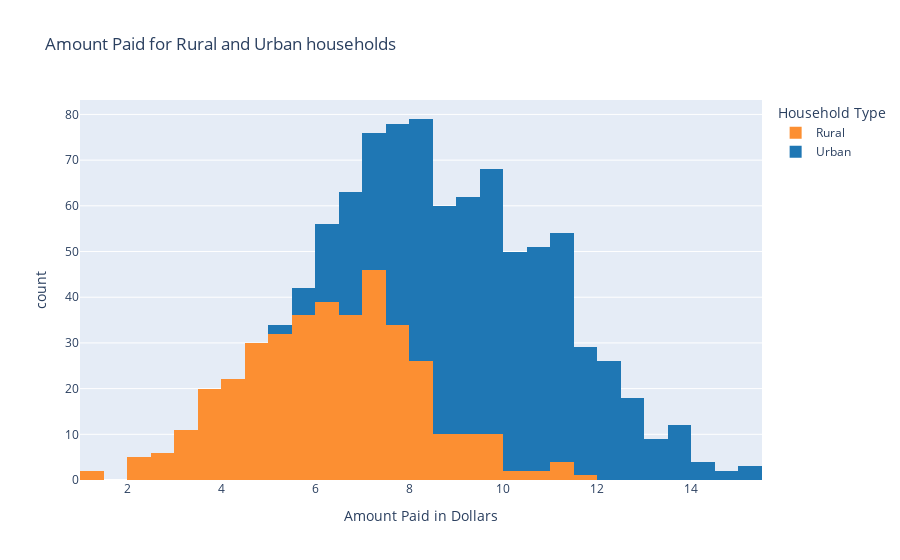

Here is the notebook cell this chart was saved with:
### Markdown cell above
We see that in the 384 Rural data points, the mean is lower than then 588 data points of Urban by $3.35. The mean Rural amount paid is oly 65% of the mean Urban amount. The minimum value is seen in a Rural hosuehold and it is $4.02 lesser than Urban. Urban household also has the max bill amount which is greater than the maximum paid in rural by around $3.53. Each of the Rural quartiles are also only 60% of the Urban. 

The data clearly shows that Urban households pay higher electricity bills than rural households. This is also seen visually in the chart below.

### Code cell
fig = px.histogram(
    electricity.sort_values(["household_type"]), 
    x="amount_paid_dollar", 
    color="household_type", 
    title="Amount Paid for Rural and Urban households",
    labels={"amount_paid_dollar": "Amount Paid in Dollars", "household_type": "Household Type"},
    color_discrete_sequence=soft_colors)

fig.show()

### Figure 1 — Plotly figure (JSON) as saved in the notebook; plotly's stock layout.template omitted (floating-point values rounded to 4 significant figures; data arrays with more than 128 entries replaced by an {"elided": "..."} marker saying what was removed)
{"data": [{"alignmentgroup": "True", "bingroup": "x", "hovertemplate": "Household Type=Rural<br>Amount Paid in Dollars=%{x}<br>count=%{y}<extra></extra>", "legendgroup": "Rural", "marker": {"color": "#FC8F32", "pattern": {"shape": ""}}, "name": "Rural", "offsetgroup": "Rural", "orientation": "v", "showlegend": true, "type": "histogram", "x": {"elided": "384 float values"}, "xaxis": "x", "yaxis": "y"}, {"alignmentgroup": "True", "bingroup": "x", "hovertemplate": "Household Type=Urban<br>Amount Paid in Dollars=%{x}<br>count=%{y}<extra></extra>", "legendgroup": "Urban", "marker": {"color": "#1f77b4", "pattern": {"shape": ""}}, "name": "Urban", "offsetgroup": "Urban", "orientation": "v", "showlegend": true, "type": "histogram", "x": {"elided": "588 float values"}, "xaxis": "x", "yaxis": "y"}], "layout": {"barmode": "relative", "legend": {"title": {"text": "Household Type"}, "tracegroupgap": 0}, "title": {"text": "Amount Paid for Rural and Urban households"}, "xaxis": {"anchor": "y", "domain": [0, 1], "title": {"text": "Amount Paid in Dollars"}}, "yaxis": {"anchor": "x", "domain": [0, 1], "title": {"text": "count"}}}}
